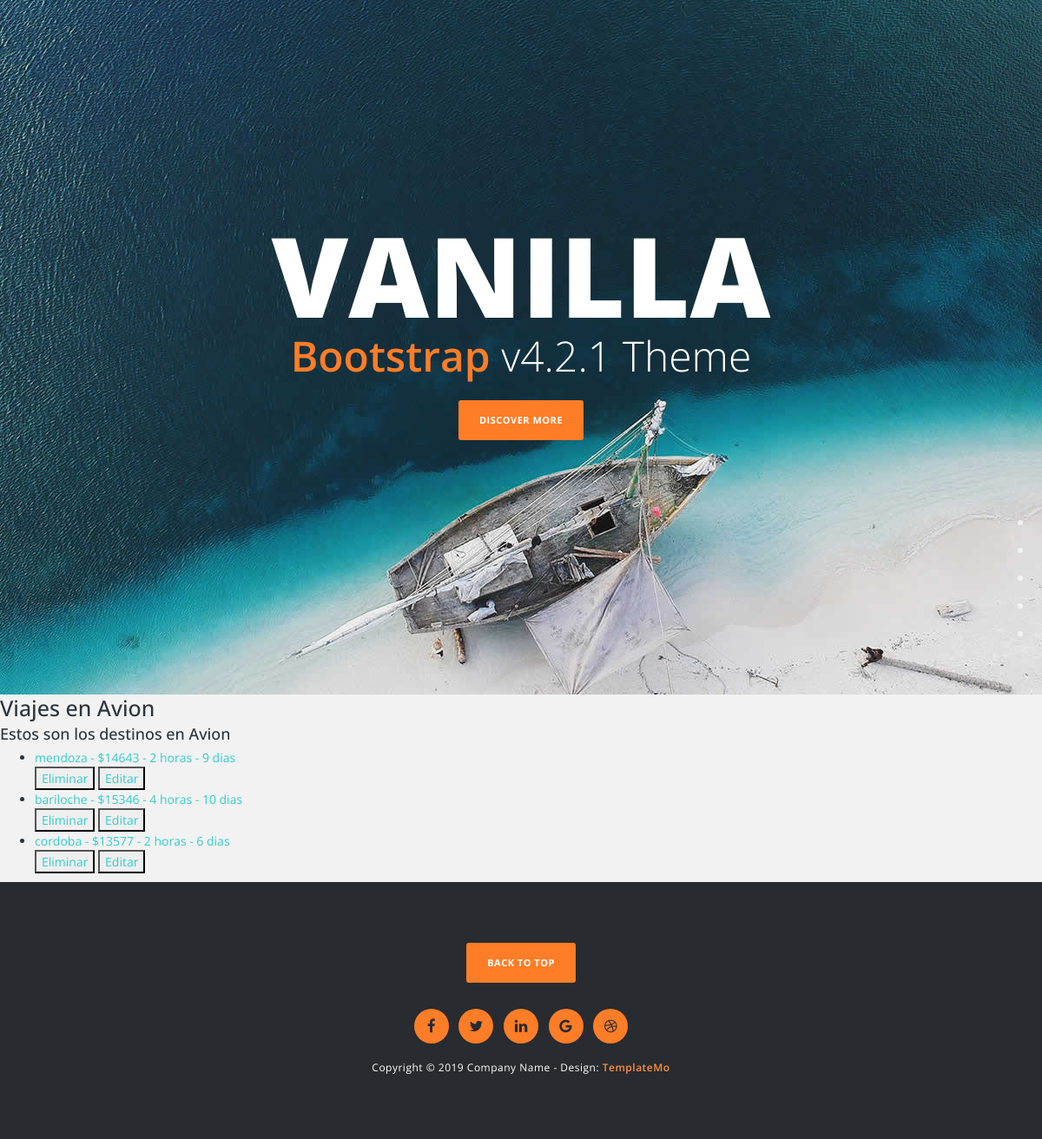
Page /viajes/listaAvion/ on the earlier database version.
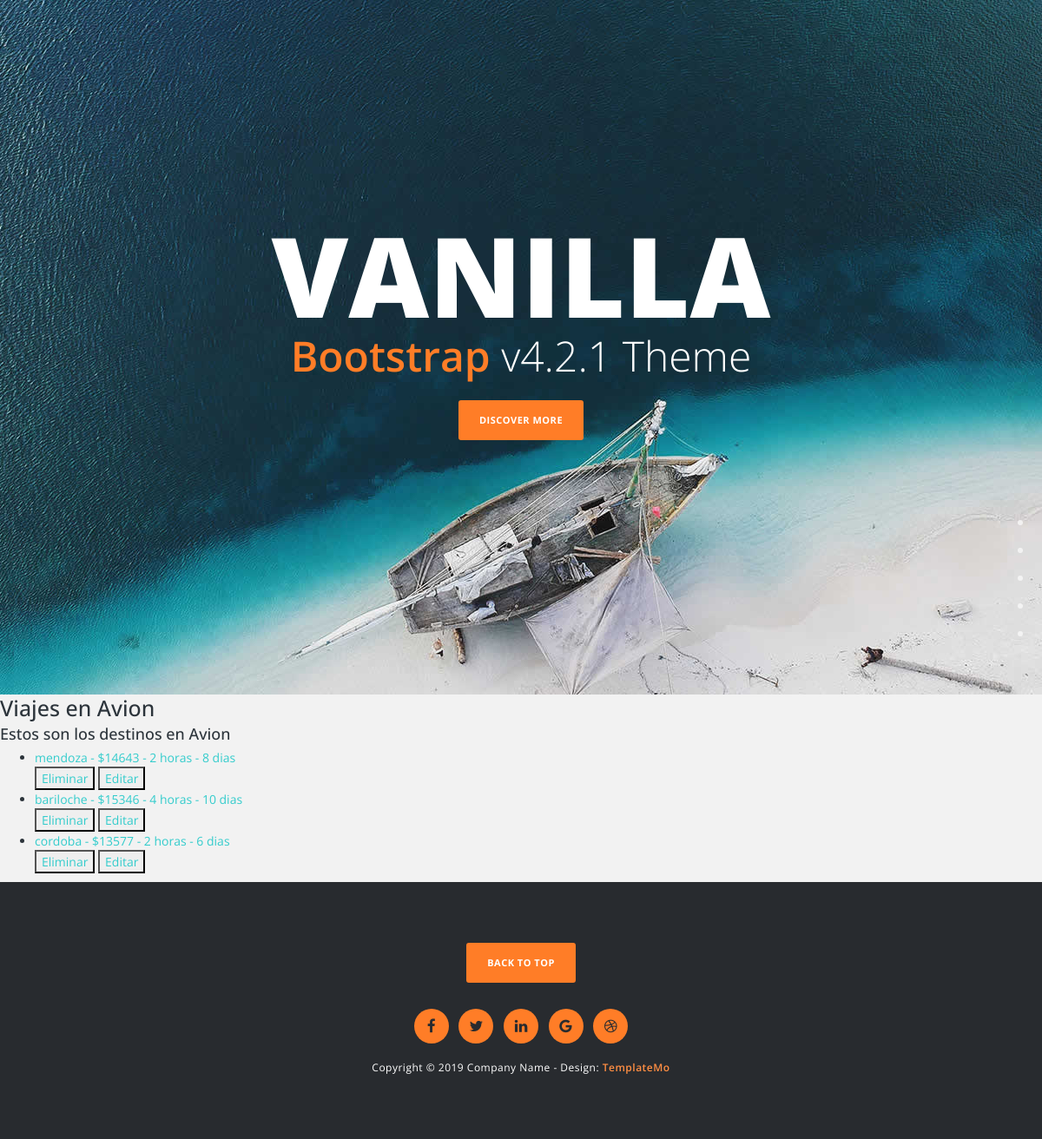
Same page on the later database version.
### Appviajes/models.py (models this page shows)
class Avion(models.Model):
    lugar_de_viaje = models.CharField(max_length=50)
    precio = models.IntegerField()
    hora_vuelo= models.IntegerField()
    estadia = models.IntegerField()
    def __str__(self) -> str:
        return f"{self.lugar_de_viaje} - ${self.precio} - {self.hora_vuelo} horas - {self.estadia} dias"

### Appviajes/views.py (the view)
# urls.py: path('listaAvion/', AvionList.as_view(), name="ListaAviones"),
class AvionList(ListView):
    model = Avion
    template_name = 'avion_list.html'
    context_object_name = "Aviones"

### Appviajes/template/avion_list.html
{% extends 'padre.html' %}
{% load static %}
{% block contenidoQueCambia %}
<h1>Viajes en Avion </h1>
<h4>Estos son los destinos en Avion</h4>
    <ul>
        {% for avion in Aviones %}
            <li>
                <a href="{% url 'DetalleAvion' avion.id %}">
                    {{avion}}
                </a>
            </li>
            <div>
                <button>
                    <a href="{% url 'EliminaAviones' avion.id %}">Eliminar</a>
                </button>
                <button>
                    <a href="{% url 'ActualizaAviones' avion.id %}">Editar</a>
                </button>
            </div>
        {% endfor %}
    </ul>
{% endblock contenidoQueCambia %}

### Appviajes/template/padre.html (shortened to what this page needs)
<!DOCTYPE html>
<html>
    <head>
        {% load static %}
        <link rel="stylesheet" href="{% static 'css/bootstrap.min.css' %}">
        <link rel="stylesheet" href="{% static 'css/fontAwesome.css' %}">
        <link rel="stylesheet" href="{% static 'css/hero-slider.css' %}">
        <link rel="stylesheet" href="{% static 'css/templatemo-main.css' %}">
        <link rel="stylesheet" href="{% static 'css/owl-carousel.css' %}">
    </head>
<body>
    <div class="fixed-side-navbar">
        <ul class="nav flex-column">
            <li class="nav-item"><a class="nav-link" href="#home"><span>Intro</span></a></li>
            <li class="nav-item"><a class="nav-link" href="{% url 'ListaAviones' %}"><span>Aviones</span></a></li>
            <li class="nav-item"><a class="nav-link" href="#portfolio"><span>Portfolio</span></a></li>
            <li class="nav-item"><a class="nav-link" href="#our-story"><span>Our Story</span></a></li>
            <li class="nav-item"><a class="nav-link" href="#contact-us"><span>Contact Us</span></a></li>
        </ul>
    </div>
    <div class="parallax-content baner-content" id="home">
        <div class="container">
            <div class="first-content">
                <h1>Vanilla</h1>
                <span><em>Bootstrap</em> v4.2.1 Theme</span>
                <div class="primary-button">
                    <a href="#services">Discover More</a>
                </div>
            </div>
        </div>
    </div>
    {% block contenidoQueCambia %}
    {% endblock contenidoQueCambia %}
    <footer>
        <div class="container">
            <div class="row">
                <div class="col-md-12">
                    <div class="primary-button">
                        <a href="#home">Back To Top</a>
                    </div>
                    <ul>
                        <li><a href="#"><i class="fa fa-facebook"></i></a></li>
                        <li><a href="#"><i class="fa fa-twitter"></i></a></li>
                        <li><a href="#"><i class="fa fa-linkedin"></i></a></li>
                        <li><a href="#"><i class="fa fa-google"></i></a></li>
                        <li><a href="#"><i class="fa fa-dribbble"></i></a></li>
                    </ul>
                    <p>Copyright &copy; 2019 Company Name
            		- Design: <a rel="nofollow noopener" href="https://templatemo.com"><em>TemplateMo</em></a></p>
                </div>
            </div>
        </div>
    </footer>
</body>
</html>

### Appviajes/static/css/hero-slider.css (style rules this page uses)
*, *::after, *::before { -webkit-box-sizing: border-box; -moz-box-sizing: border-box; box-sizing: border-box; }
html { font-size: 62.5%; }
body { font-family: "Open Sans", sans-serif; color: #2c343b; background-color: #f2f2f2; }
a { color: #d44457; text-decoration: none; }

### Appviajes/static/css/templatemo-main.css (style rules this page uses)
p { font-size: 15px; line-height: 25px; }
body { position: relative; font-size: 14px; }
a { color: #3CC; }
.fixed-side-navbar { position: fixed; top: 50%; right: 0; z-index: 99999; margin-top: -100px; text-align: right; padding: 30px 0; -webkit-transition: all .3s; transition: all .3s; }
.nav>li { position: relative; display: block; }
.fixed-side-navbar .nav > li a { color: #fff; min-height: 32px; background: transparent; padding: 5px 45px 5px 25px; border-right: none; }
.fixed-side-navbar .nav > li a:after { content: ''; position: absolute; top: 50%; right: 20px; margin-top: -5px; width: 10px; height: 10px; border-radius: 10px; background: rgba(250, 250, 250, 0.75); -webkit-transition: all .3s; transition: all .3s; -webkit-transform: scale(0.6); transform: scale(0.6); }
.primary-button a { display: inline-block; background-color: #ff7d27; padding: 15px 24px; border-radius: 3px; text-transform: uppercase; font-size: 11px; color: #fff; font-weight: 700; text-decoration: none; letter-spacing: 0.5px; }
.parallax-content { width: 100%; min-height: 100vh; background-size: cover; }
.baner-content { padding-top: 30vh; text-align: center; background-image: url(../img/1st-section.jpg); }
.baner-content h1 { margin-top: 0px; font-size: 128px; color: #fff; font-weight: 900; text-transform: uppercase; margin-bottom: 0px; }
.baner-content em { color: #ff7d27; font-weight: 600; font-style: normal; }
.baner-content span { display: inline-block; margin-top: -20px; font-weight: 300; font-size: 48px; color: #fff; }
.baner-content .primary-button { margin-top: 15px; }
h4, .h4 { font-size: 18px; }
footer { text-align: center; background-color: #282b2f; padding: 70px 0px; }
footer .primary-button { margin-bottom: 30px; }
footer ul { padding: 0px; margin: 0px; list-style: none; }
footer ul li { display: inline-block; margin: 0px 4px; }
footer ul li a { width: 40px; height: 40px; line-height: 40px; text-align: center; display: inline-block; background-color: #ff7d27; color: #282b2f; border-radius: 50%; text-decoration: none; transition: all 0.5s; font-size: 17px; }
footer p { font-size: 12px; color: #fff; margin-top: 15px; color: #fff; letter-spacing: 0.5px; margin-bottom: 0px; }
footer em { color: #ff8e43; font-weight: 600; font-style: normal; }
@media (min-width: 1200px) { .container { max-width: 1170px; } }
body:after { content: url(../img/close.png) url(../img/loading.gif) url(../img/prev.png) url(../img/next.png); display: none; }

Differences in the rows shown:
changed Avion: lugar_de_viaje+precio+hora_vuelo "mendoza - $14643 - 2 horas - 9 dias" → "mendoza - $14643 - 2 horas - 8 dias"
